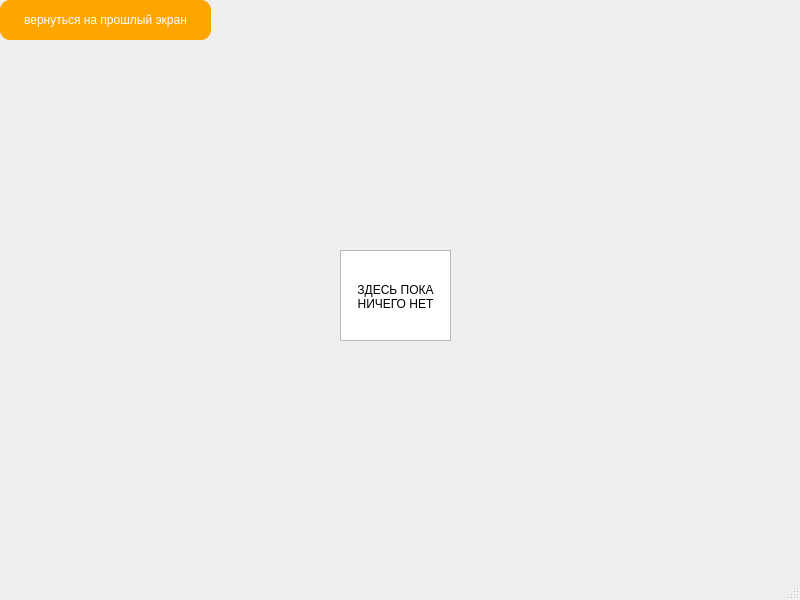
<?xml version="1.0" encoding="UTF-8"?>
<ui version="4.0">
 <class>AutomatGame</class>
 <widget class="QMainWindow" name="AutomatGame">
  <property name="geometry">
   <rect>
    <x>0</x>
    <y>0</y>
    <width>800</width>
    <height>600</height>
   </rect>
  </property>
  <property name="windowTitle">
   <string>MainWindow</string>
  </property>
  <property name="styleSheet">
   <string notr="true">QMainWindow
{
	background-image: url(:/source/resource/automat.jpg);
}</string>
  </property>
  <widget class="QWidget" name="centralwidget">
   <widget class="QTextEdit" name="textEdit">
    <property name="geometry">
     <rect>
      <x>340</x>
      <y>250</y>
      <width>111</width>
      <height>91</height>
     </rect>
    </property>
    <property name="html">
     <string>&lt;!DOCTYPE HTML PUBLIC &quot;-//W3C//DTD HTML 4.0//EN&quot; &quot;http://www.w3.org/TR/REC-html40/strict.dtd&quot;&gt;
&lt;html&gt;&lt;head&gt;&lt;meta name=&quot;qrichtext&quot; content=&quot;1&quot; /&gt;&lt;meta charset=&quot;utf-8&quot; /&gt;&lt;style type=&quot;text/css&quot;&gt;
p, li { white-space: pre-wrap; }
hr { height: 1px; border-width: 0; }
li.unchecked::marker { content: &quot;\2610&quot;; }
li.checked::marker { content: &quot;\2612&quot;; }
&lt;/style&gt;&lt;/head&gt;&lt;body style=&quot; font-family:'Segoe UI'; font-size:9pt; font-weight:400; font-style:normal;&quot;&gt;
&lt;p style=&quot;-qt-paragraph-type:empty; margin-top:0px; margin-bottom:0px; margin-left:0px; margin-right:0px; -qt-block-indent:0; text-indent:0px;&quot;&gt;&lt;br /&gt;&lt;/p&gt;
&lt;p align=&quot;center&quot; style=&quot; margin-top:0px; margin-bottom:0px; margin-left:0px; margin-right:0px; -qt-block-indent:0; text-indent:0px;&quot;&gt;	ЗДЕСЬ ПОКА НИЧЕГО НЕТ&lt;/p&gt;
&lt;p style=&quot;-qt-paragraph-type:empty; margin-top:0px; margin-bottom:0px; margin-left:0px; margin-right:0px; -qt-block-indent:0; text-indent:0px;&quot;&gt;&lt;br /&gt;&lt;/p&gt;&lt;/body&gt;&lt;/html&gt;</string>
    </property>
   </widget>
   <widget class="QPushButton" name="pushButton">
    <property name="geometry">
     <rect>
      <x>0</x>
      <y>0</y>
      <width>211</width>
      <height>40</height>
     </rect>
    </property>
    <property name="styleSheet">
     <string notr="true">QPushButton
{
border:none;
color:white;
background-color:orange;
font: 600 10.5pt &quot;Liberation Serif&quot;;
position: absolute;
border-radius: 10px;
}
QPushButton:Hover
{
    background-color:rgb(255,145,0);
	border-radius: 10px;
}
QPushButton:pressed
{
	background-color:rgb(0,12,0);
	color:rgb(0,255,0);
	border-radius: 10px;
	
}</string>
    </property>
    <property name="text">
     <string>вернуться на прошлый экран</string>
    </property>
   </widget>
  </widget>
  <widget class="QMenuBar" name="menubar">
   <property name="geometry">
    <rect>
     <x>0</x>
     <y>0</y>
     <width>800</width>
     <height>21</height>
    </rect>
   </property>
  </widget>
  <widget class="QStatusBar" name="statusbar"/>
 </widget>
 <resources/>
 <connections/>
</ui>
